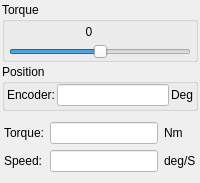
        <widget class="QWidget" name="pageTorque">
         <layout class="QVBoxLayout" name="verticalLayout_7">
          <property name="spacing">
           <number>2</number>
          </property>
          <property name="leftMargin">
           <number>2</number>
          </property>
          <property name="topMargin">
           <number>2</number>
          </property>
          <property name="rightMargin">
           <number>2</number>
          </property>
          <property name="bottomMargin">
           <number>2</number>
          </property>
          <item>
           <widget class="QGroupBox" name="groupBox_9">
            <property name="title">
             <string>Torque</string>
            </property>
            <layout class="QVBoxLayout" name="verticalLayout_13">
             <property name="spacing">
              <number>2</number>
             </property>
             <property name="leftMargin">
              <number>4</number>
             </property>
             <property name="topMargin">
              <number>0</number>
             </property>
             <property name="rightMargin">
              <number>4</number>
             </property>
             <property name="bottomMargin">
              <number>0</number>
             </property>
             <item>
              <widget class="QWidget" name="widget_17" native="true">
               <property name="minimumSize">
                <size>
                 <width>0</width>
                 <height>20</height>
                </size>
               </property>
               <property name="maximumSize">
                <size>
                 <width>16777215</width>
                 <height>20</height>
                </size>
               </property>
               <widget class="QLabel" name="labelTorqueTorque">
                <property name="geometry">
                 <rect>
                  <x>65</x>
                  <y>0</y>
                  <width>30</width>
                  <height>20</height>
                 </rect>
                </property>
                <property name="minimumSize">
                 <size>
                  <width>30</width>
                  <height>20</height>
                 </size>
                </property>
                <property name="text">
                 <string>0</string>
                </property>
                <property name="alignment">
                 <set>Qt::AlignCenter</set>
                </property>
               </widget>
              </widget>
             </item>
             <item>
              <widget class="QSlider" name="sliderTorqueTorque">
               <property name="mouseTracking">
                <bool>false</bool>
               </property>
               <property name="styleSheet">
                <string notr="true"/>
               </property>
               <property name="minimum">
                <number>-50</number>
               </property>
               <property name="maximum">
                <number>50</number>
               </property>
               <property name="orientation">
                <enum>Qt::Horizontal</enum>
               </property>
              </widget>
             </item>
            </layout>
           </widget>
          </item>
          <item>
           <widget class="QGroupBox" name="groupBox_8">
            <property name="title">
             <string>Position</string>
            </property>
            <layout class="QVBoxLayout" name="verticalLayout_12">
             <property name="leftMargin">
              <number>2</number>
             </property>
             <property name="topMargin">
              <number>0</number>
             </property>
             <property name="rightMargin">
              <number>2</number>
             </property>
             <property name="bottomMargin">
              <number>2</number>
             </property>
             <item>
              <widget class="QWidget" name="widget_18" native="true">
               <layout class="QHBoxLayout" name="horizontalLayout_11">
                <property name="spacing">
                 <number>2</number>
                </property>
                <property name="leftMargin">
                 <number>0</number>
                </property>
                <property name="topMargin">
                 <number>0</number>
                </property>
                <property name="rightMargin">
                 <number>0</number>
                </property>
                <property name="bottomMargin">
                 <number>0</number>
                </property>
                <item>
                 <widget class="QLabel" name="label_17">
                  <property name="text">
                   <string>Encoder:</string>
                  </property>
                 </widget>
                </item>
                <item>
                 <widget class="QLineEdit" name="editTorqueCurrentPos">
                  <property name="styleSheet">
                   <string notr="true">background-color: rgb(255, 255, 255);</string>
                  </property>
                  <property name="readOnly">
                   <bool>true</bool>
                  </property>
                 </widget>
                </item>
                <item>
                 <widget class="QLabel" name="label_18">
                  <property name="text">
                   <string>Deg</string>
                  </property>
                 </widget>
                </item>
               </layout>
              </widget>
             </item>
            </layout>
           </widget>
          </item>
          <item>
           <widget class="QWidget" name="widget_19" native="true">
            <layout class="QGridLayout" name="gridLayout_5">
             <property name="leftMargin">
              <number>2</number>
             </property>
             <property name="rightMargin">
              <number>2</number>
             </property>
             <item row="0" column="0">
              <widget class="QLabel" name="label_19">
               <property name="text">
                <string>Torque:</string>
               </property>
              </widget>
             </item>
             <item row="0" column="1">
              <widget class="QLineEdit" name="editTorqueTorque">
               <property name="maximumSize">
                <size>
                 <width>16777215</width>
                 <height>16777215</height>
                </size>
               </property>
               <property name="styleSheet">
                <string notr="true">background-color: rgb(255, 255, 255);</string>
               </property>
               <property name="readOnly">
                <bool>true</bool>
               </property>
              </widget>
             </item>
             <item row="0" column="2">
              <widget class="QLabel" name="label_20">
               <property name="text">
                <string>Nm</string>
               </property>
              </widget>
             </item>
             <item row="1" column="0">
              <widget class="QLabel" name="labelSpeed8">
               <property name="text">
                <string>Speed:</string>
               </property>
              </widget>
             </item>
             <item row="1" column="1">
              <widget class="QLineEdit" name="editTorqueSpeed">
               <property name="maximumSize">
                <size>
                 <width>16777215</width>
                 <height>16777215</height>
                </size>
               </property>
               <property name="styleSheet">
                <string notr="true">background-color: rgb(255, 255, 255);</string>
               </property>
               <property name="readOnly">
                <bool>true</bool>
               </property>
              </widget>
             </item>
             <item row="1" column="2">
              <widget class="QLabel" name="labelSpeed9">
               <property name="text">
                <string>deg/S</string>
               </property>
              </widget>
             </item>
            </layout>
           </widget>
          </item>
         </layout>
        </widget>
